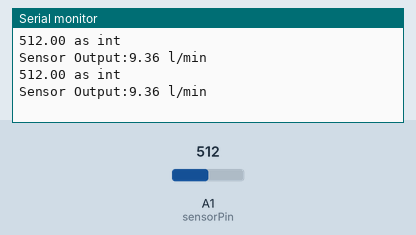
Bench run of a sketch on a simulated Arduino Uno, built with avr-gcc and run on an emulated ATmega328P. Shown: the last lines printed to the serial monitor. The inputs (shaded band) are chosen by the test bench; at power-on: A1 (sensorPin) = 512.

Above: at 5.8 s.
5.9 s: A1 (sensorPin) set to 716
At 11.0 s:
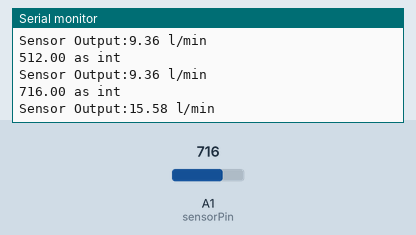
11.9 s: A1 (sensorPin) set to 900
At 16.1 s:
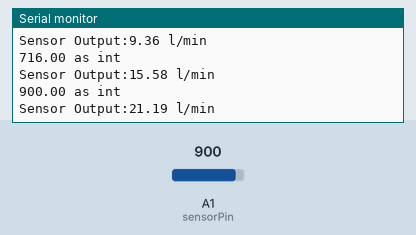
Timing chart, 0 to 17.6 s (numbered marks = the images above; inputs shaded):
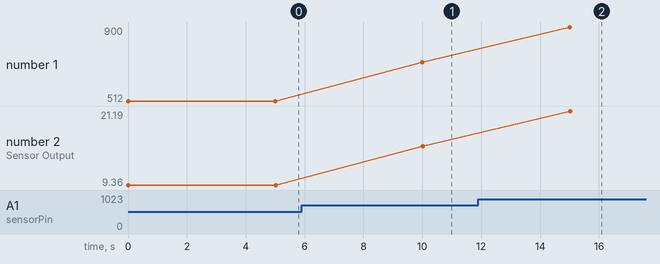

The sketch:

AirSensor.ino
```cpp
/*
    Reads voltage across 250 Ohm Resistor which is in series with 4-20mAmp Sensor
    www.circuits4you.com
*/
const int sensorPin=A1;


const float V_REF = 5.0;
// the setup routine runs once when you press reset:
void setup() {
  // initialize serial communication at 9600 bits per second:
  Serial.begin(9600);
  pinMode(A1, INPUT);
}

// the loop routine runs over and over again forever:
void loop() {
  // read the input on analog pin 0:
  //analogReadResolution(10);
  float sensorValue = analogRead(sensorPin);
  Serial.print(sensorValue);
  Serial.println(" as int");
  float Result;
  float Voltage;
  float Air_Flow;

  //Result = ((sensorValue-204.0)*100.0)/(1024.0-204.0);  //204 is offset, 4mAmp is 0
  Voltage = sensorValue*(4.0)/ (1024.0-204.0);
  Air_Flow  = (Voltage - 1.0) *(25.0/4.0);
  // print out the value you read:
  Serial.print("Sensor Output:");
  Serial.print(Air_Flow);
  Serial.println(" l/min");


  delay(5000);        // delay in between reads for stability
}
```

Measured:
- after the input at 5.9 s, the serial monitor: prints a new line after 4.1 s (image 1)
- after the input at 11.9 s, the serial monitor: prints a new line after 3.1 s (image 2)
- plotted number 1: 512 → 716 after the input at 5.9 s, 716 → 900 after the input at 11.9 s
- plotted number 2: 9.36 → 15.58 after the input at 5.9 s, 15.58 → 21.19 after the input at 11.9 s
